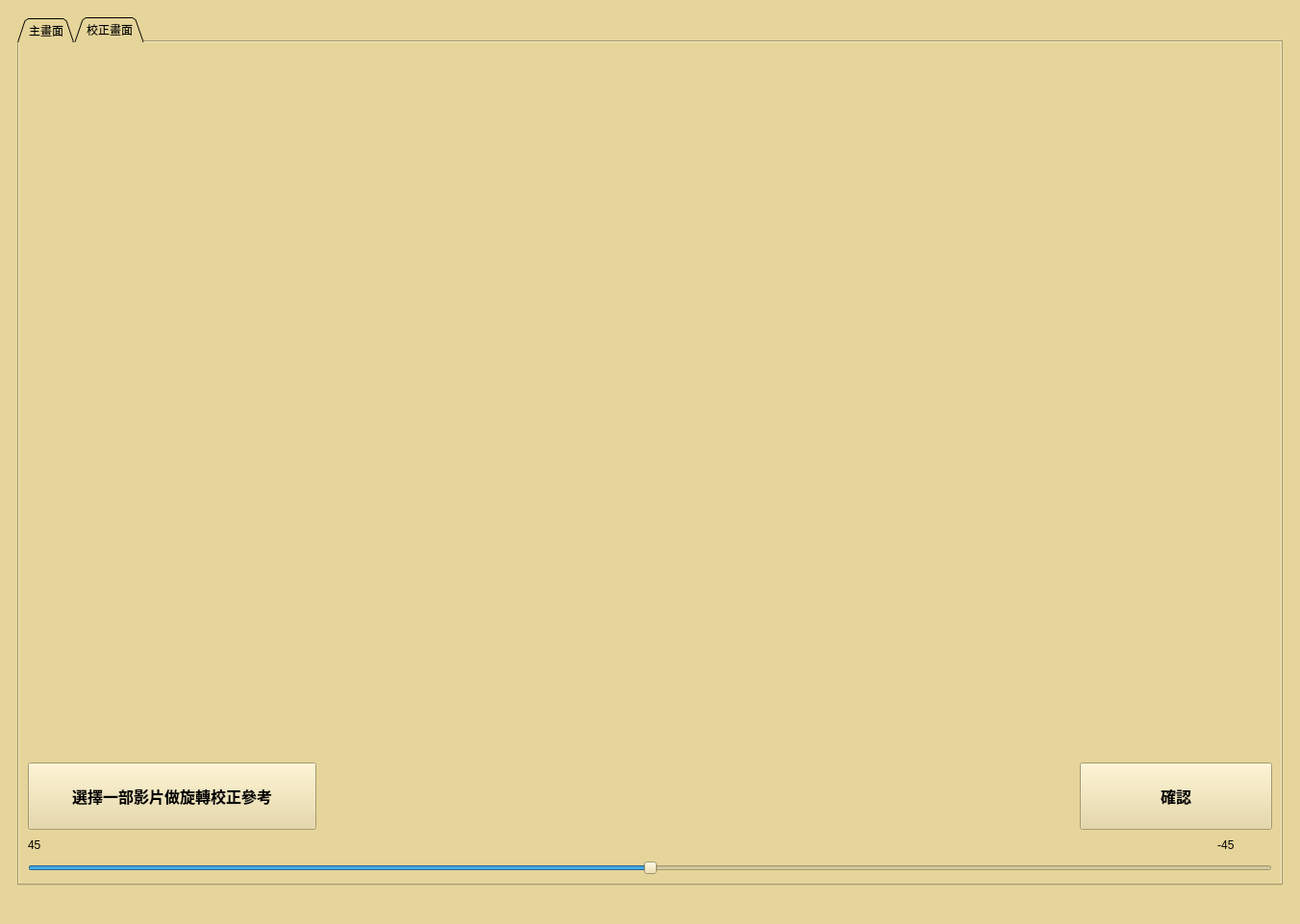
<?xml version="1.0" encoding="UTF-8"?>
<ui version="4.0">
 <class>MainWindow</class>
 <widget class="QMainWindow" name="MainWindow">
  <property name="geometry">
   <rect>
    <x>0</x>
    <y>0</y>
    <width>1352</width>
    <height>961</height>
   </rect>
  </property>
  <property name="windowTitle">
   <string>交通違規偵測系統</string>
  </property>
  <property name="styleSheet">
   <string notr="true">background-color: rgb(230, 213, 154);</string>
  </property>
  <widget class="QWidget" name="centralwidget">
   <layout class="QGridLayout" name="gridLayout_3">
    <item row="0" column="0">
     <widget class="QWidget" name="widget" native="true">
      <layout class="QGridLayout" name="gridLayout_5">
       <item row="0" column="0">
        <widget class="QTabWidget" name="tabWidget">
         <property name="maximumSize">
          <size>
           <width>16777215</width>
           <height>16777214</height>
          </size>
         </property>
         <property name="layoutDirection">
          <enum>Qt::LeftToRight</enum>
         </property>
         <property name="tabPosition">
          <enum>QTabWidget::North</enum>
         </property>
         <property name="tabShape">
          <enum>QTabWidget::Triangular</enum>
         </property>
         <property name="currentIndex">
          <number>1</number>
         </property>
         <widget class="QWidget" name="widget_2">
          <property name="toolTip">
           <string>&lt;html&gt;&lt;head/&gt;&lt;body&gt;&lt;p&gt;主畫面&lt;/p&gt;&lt;p&gt;&lt;br/&gt;&lt;/p&gt;&lt;/body&gt;&lt;/html&gt;</string>
          </property>
          <property name="whatsThis">
           <string>&lt;html&gt;&lt;head/&gt;&lt;body&gt;&lt;p&gt;主畫面&lt;/p&gt;&lt;/body&gt;&lt;/html&gt;</string>
          </property>
          <property name="styleSheet">
           <string notr="true">主畫面
</string>
          </property>
          <attribute name="title">
           <string>主畫面</string>
          </attribute>
          <layout class="QGridLayout" name="gridLayout_4">
           <item row="3" column="2">
            <widget class="QLabel" name="label_videoframe">
             <property name="minimumSize">
              <size>
               <width>640</width>
               <height>480</height>
              </size>
             </property>
             <property name="styleSheet">
              <string notr="true">font: 14pt &quot;標楷體&quot;;
background-color: rgb(240,240,240);</string>
             </property>
             <property name="text">
              <string/>
             </property>
            </widget>
           </item>
           <item row="7" column="0" colspan="2">
            <widget class="QLabel" name="FileInFiles">
             <property name="maximumSize">
              <size>
               <width>16777215</width>
               <height>20</height>
              </size>
             </property>
             <property name="styleSheet">
              <string notr="true">font: 75 12pt &quot;Yu Gothic&quot; bold;
</string>
             </property>
             <property name="text">
              <string/>
             </property>
            </widget>
           </item>
           <item row="3" column="1">
            <spacer name="horizontalSpacer">
             <property name="orientation">
              <enum>Qt::Horizontal</enum>
             </property>
             <property name="sizeHint" stdset="0">
              <size>
               <width>40</width>
               <height>20</height>
              </size>
             </property>
            </spacer>
           </item>
           <item row="4" column="2">
            <spacer name="verticalSpacer">
             <property name="orientation">
              <enum>Qt::Vertical</enum>
             </property>
             <property name="sizeHint" stdset="0">
              <size>
               <width>20</width>
               <height>40</height>
              </size>
             </property>
            </spacer>
           </item>
           <item row="3" column="3">
            <spacer name="horizontalSpacer_3">
             <property name="orientation">
              <enum>Qt::Horizontal</enum>
             </property>
             <property name="sizeHint" stdset="0">
              <size>
               <width>40</width>
               <height>20</height>
              </size>
             </property>
            </spacer>
           </item>
           <item row="2" column="2">
            <spacer name="verticalSpacer_2">
             <property name="orientation">
              <enum>Qt::Vertical</enum>
             </property>
             <property name="sizeHint" stdset="0">
              <size>
               <width>20</width>
               <height>40</height>
              </size>
             </property>
            </spacer>
           </item>
           <item row="0" column="0" rowspan="7">
            <layout class="QGridLayout" name="gridLayout" rowstretch="100,0,0,0,0" columnstretch="0">
             <property name="topMargin">
              <number>0</number>
             </property>
             <property name="bottomMargin">
              <number>0</number>
             </property>
             <property name="verticalSpacing">
              <number>7</number>
             </property>
             <item row="0" column="0">
              <widget class="QPushButton" name="ReadFileButton">
               <property name="minimumSize">
                <size>
                 <width>241</width>
                 <height>50</height>
                </size>
               </property>
               <property name="maximumSize">
                <size>
                 <width>150</width>
                 <height>50</height>
                </size>
               </property>
               <property name="font">
                <font>
                 <family>Yu Gothic</family>
                 <pointsize>12</pointsize>
                 <weight>75</weight>
                 <bold>true</bold>
                </font>
               </property>
               <property name="styleSheet">
                <string notr="true">color: rgb(255, 255, 255);
border: 2px groove gray;border-style: outset;
background-color: rgb(119, 54, 131);</string>
               </property>
               <property name="text">
                <string>選取要偵測的影片</string>
               </property>
              </widget>
             </item>
             <item row="3" column="0">
              <widget class="QPushButton" name="RedlightViolation">
               <property name="minimumSize">
                <size>
                 <width>241</width>
                 <height>50</height>
                </size>
               </property>
               <property name="maximumSize">
                <size>
                 <width>150</width>
                 <height>50</height>
                </size>
               </property>
               <property name="font">
                <font>
                 <family>Yu Gothic</family>
                 <pointsize>12</pointsize>
                 <weight>75</weight>
                 <italic>false</italic>
                 <bold>true</bold>
                </font>
               </property>
               <property name="styleSheet">
                <string notr="true">color: rgb(255, 255, 255);

background-color: rgb(119, 54, 131);</string>
               </property>
               <property name="text">
                <string>闖紅燈偵測</string>
               </property>
              </widget>
             </item>
             <item row="1" column="0">
              <widget class="QPushButton" name="ReadFolderButtom">
               <property name="minimumSize">
                <size>
                 <width>241</width>
                 <height>50</height>
                </size>
               </property>
               <property name="maximumSize">
                <size>
                 <width>200</width>
                 <height>50</height>
                </size>
               </property>
               <property name="font">
                <font>
                 <family>Yu Gothic</family>
                 <pointsize>12</pointsize>
                 <weight>75</weight>
                 <italic>false</italic>
                 <bold>true</bold>
                </font>
               </property>
               <property name="styleSheet">
                <string notr="true">color: rgb(255, 255, 255);

background-color: rgb(119, 54, 131);</string>
               </property>
               <property name="text">
                <string>選擇要輸出的路徑</string>
               </property>
              </widget>
             </item>
             <item row="4" column="0">
              <widget class="QPushButton" name="zebra">
               <property name="minimumSize">
                <size>
                 <width>241</width>
                 <height>50</height>
                </size>
               </property>
               <property name="maximumSize">
                <size>
                 <width>150</width>
                 <height>50</height>
                </size>
               </property>
               <property name="font">
                <font>
                 <family>Yu Gothic</family>
                 <pointsize>12</pointsize>
                 <weight>75</weight>
                 <bold>true</bold>
                </font>
               </property>
               <property name="styleSheet">
                <string notr="true">color: rgb(255, 255, 255);

background-color: rgb(119, 54, 131);</string>
               </property>
               <property name="text">
                <string>車輛不禮讓行人偵測</string>
               </property>
              </widget>
             </item>
             <item row="2" column="0">
              <widget class="QComboBox" name="comboBox">
               <property name="minimumSize">
                <size>
                 <width>241</width>
                 <height>50</height>
                </size>
               </property>
               <property name="maximumSize">
                <size>
                 <width>150</width>
                 <height>50</height>
                </size>
               </property>
               <property name="font">
                <font>
                 <family>Yu Gothic</family>
                 <pointsize>12</pointsize>
                 <weight>75</weight>
                 <bold>true</bold>
                </font>
               </property>
               <property name="whatsThis">
                <string>&lt;html&gt;&lt;head/&gt;&lt;body&gt;&lt;p&gt;yolov8&lt;/p&gt;&lt;/body&gt;&lt;/html&gt;</string>
               </property>
               <property name="styleSheet">
                <string notr="true">color: rgb(255, 255, 255);

background-color: rgb(119, 54, 131);</string>
               </property>
               <property name="currentText">
                <string>yolov8s(快，不準確)</string>
               </property>
               <item>
                <property name="text">
                 <string>yolov8s(快，不準確)</string>
                </property>
               </item>
               <item>
                <property name="text">
                 <string>yolov8l</string>
                </property>
               </item>
               <item>
                <property name="text">
                 <string>yolov8x6(慢，準確)</string>
                </property>
               </item>
              </widget>
             </item>
            </layout>
           </item>
           <item row="3" column="4">
            <widget class="Line" name="line">
             <property name="orientation">
              <enum>Qt::Horizontal</enum>
             </property>
            </widget>
           </item>
           <item row="1" column="1" colspan="2">
            <widget class="QLabel" name="ShowFilePath">
             <property name="enabled">
              <bool>true</bool>
             </property>
             <property name="maximumSize">
              <size>
               <width>1920</width>
               <height>25</height>
              </size>
             </property>
             <property name="font">
              <font>
               <family>Yu Gothic 12</family>
               <pointsize>12</pointsize>
               <weight>9</weight>
               <italic>false</italic>
               <bold>false</bold>
              </font>
             </property>
             <property name="styleSheet">
              <string notr="true">font: 75 12pt &quot;Yu Gothic&quot; bold;
</string>
             </property>
             <property name="text">
              <string/>
             </property>
            </widget>
           </item>
           <item row="9" column="0" colspan="2">
            <widget class="QLabel" name="background">
             <property name="text">
              <string/>
             </property>
            </widget>
           </item>
           <item row="8" column="0" colspan="4">
            <layout class="QGridLayout" name="gridLayout_2" columnstretch="100,0,0,0,0">
             <property name="topMargin">
              <number>0</number>
             </property>
             <property name="rightMargin">
              <number>0</number>
             </property>
             <item row="2" column="4">
              <widget class="QPushButton" name="button_pause">
               <property name="minimumSize">
                <size>
                 <width>100</width>
                 <height>60</height>
                </size>
               </property>
               <property name="maximumSize">
                <size>
                 <width>100</width>
                 <height>50</height>
                </size>
               </property>
               <property name="styleSheet">
                <string notr="true">color: rgb(255, 255, 255);

background-color: rgb(224, 173, 119);</string>
               </property>
               <property name="text">
                <string/>
               </property>
              </widget>
             </item>
             <item row="2" column="2">
              <widget class="QPushButton" name="button_play">
               <property name="minimumSize">
                <size>
                 <width>100</width>
                 <height>60</height>
                </size>
               </property>
               <property name="maximumSize">
                <size>
                 <width>100</width>
                 <height>50</height>
                </size>
               </property>
               <property name="styleSheet">
                <string notr="true">color: rgb(255, 255, 255);

background-color: rgb(224, 173, 119);</string>
               </property>
               <property name="text">
                <string/>
               </property>
              </widget>
             </item>
             <item row="1" column="0">
              <widget class="QLabel" name="label_2">
               <property name="maximumSize">
                <size>
                 <width>200</width>
                 <height>50</height>
                </size>
               </property>
               <property name="styleSheet">
                <string notr="true">font: 75 12pt &quot;Yu Gothic&quot; bold;
</string>
               </property>
               <property name="text">
                <string>所有影片進度</string>
               </property>
              </widget>
             </item>
             <item row="1" column="1" colspan="4">
              <widget class="QProgressBar" name="MultiVideoProgessBar">
               <property name="maximumSize">
                <size>
                 <width>20000</width>
                 <height>25</height>
                </size>
               </property>
               <property name="value">
                <number>24</number>
               </property>
              </widget>
             </item>
             <item row="2" column="3">
              <widget class="QSlider" name="slider_videoframe">
               <property name="maximumSize">
                <size>
                 <width>20000</width>
                 <height>25</height>
                </size>
               </property>
               <property name="orientation">
                <enum>Qt::Horizontal</enum>
               </property>
              </widget>
             </item>
             <item row="0" column="1" colspan="4">
              <widget class="QProgressBar" name="SingleVideoProgressBar">
               <property name="maximumSize">
                <size>
                 <width>20000</width>
                 <height>25</height>
                </size>
               </property>
               <property name="value">
                <number>24</number>
               </property>
              </widget>
             </item>
             <item row="2" column="0">
              <widget class="QPushButton" name="button_stop">
               <property name="minimumSize">
                <size>
                 <width>100</width>
                 <height>60</height>
                </size>
               </property>
               <property name="maximumSize">
                <size>
                 <width>100</width>
                 <height>50</height>
                </size>
               </property>
               <property name="styleSheet">
                <string notr="true">color: rgb(255, 255, 255);

background-color: rgb(224, 173, 119);</string>
               </property>
               <property name="text">
                <string/>
               </property>
              </widget>
             </item>
             <item row="0" column="0">
              <widget class="QLabel" name="label">
               <property name="maximumSize">
                <size>
                 <width>200</width>
                 <height>50</height>
                </size>
               </property>
               <property name="styleSheet">
                <string notr="true">font: 75 12pt &quot;Yu Gothic&quot; bold;
</string>
               </property>
               <property name="text">
                <string>當前影片進度</string>
               </property>
              </widget>
             </item>
            </layout>
           </item>
          </layout>
         </widget>
         <widget class="QWidget" name="tab_2">
          <attribute name="title">
           <string>校正畫面</string>
          </attribute>
          <layout class="QGridLayout" name="gridLayout_6">
           <item row="1" column="0">
            <widget class="QPushButton" name="rotate_screen_bottum">
             <property name="sizePolicy">
              <sizepolicy hsizetype="Minimum" vsizetype="Fixed">
               <horstretch>10</horstretch>
               <verstretch>10</verstretch>
              </sizepolicy>
             </property>
             <property name="minimumSize">
              <size>
               <width>300</width>
               <height>70</height>
              </size>
             </property>
             <property name="maximumSize">
              <size>
               <width>300</width>
               <height>70</height>
              </size>
             </property>
             <property name="font">
              <font>
               <family>Yu Gothic</family>
               <pointsize>12</pointsize>
               <weight>75</weight>
               <bold>true</bold>
              </font>
             </property>
             <property name="layoutDirection">
              <enum>Qt::LeftToRight</enum>
             </property>
             <property name="text">
              <string>選擇一部影片做旋轉校正參考</string>
             </property>
            </widget>
           </item>
           <item row="4" column="0">
            <widget class="QLabel" name="label_3">
             <property name="maximumSize">
              <size>
               <width>50</width>
               <height>20</height>
              </size>
             </property>
             <property name="text">
              <string>45</string>
             </property>
            </widget>
           </item>
           <item row="4" column="2">
            <widget class="QLabel" name="label_4">
             <property name="maximumSize">
              <size>
               <width>500</width>
               <height>20</height>
              </size>
             </property>
             <property name="text">
              <string>                                           -45</string>
             </property>
            </widget>
           </item>
           <item row="5" column="0" colspan="3">
            <widget class="QSlider" name="rotate_screen_slider">
             <property name="minimum">
              <number>-90</number>
             </property>
             <property name="maximum">
              <number>0</number>
             </property>
             <property name="value">
              <number>-45</number>
             </property>
             <property name="sliderPosition">
              <number>-45</number>
             </property>
             <property name="orientation">
              <enum>Qt::Horizontal</enum>
             </property>
            </widget>
           </item>
           <item row="1" column="2">
            <widget class="QPushButton" name="rotate_confirm">
             <property name="minimumSize">
              <size>
               <width>200</width>
               <height>70</height>
              </size>
             </property>
             <property name="maximumSize">
              <size>
               <width>300</width>
               <height>70</height>
              </size>
             </property>
             <property name="font">
              <font>
               <family>Yu Gothic</family>
               <pointsize>12</pointsize>
               <weight>75</weight>
               <bold>true</bold>
              </font>
             </property>
             <property name="text">
              <string>確認</string>
             </property>
            </widget>
           </item>
           <item row="0" column="0" colspan="3">
            <widget class="QLabel" name="rotate_screen">
             <property name="minimumSize">
              <size>
               <width>1280</width>
               <height>720</height>
              </size>
             </property>
             <property name="text">
              <string/>
             </property>
            </widget>
           </item>
           <item row="1" column="1">
            <spacer name="horizontalSpacer_2">
             <property name="orientation">
              <enum>Qt::Horizontal</enum>
             </property>
             <property name="sizeHint" stdset="0">
              <size>
               <width>40</width>
               <height>20</height>
              </size>
             </property>
            </spacer>
           </item>
          </layout>
         </widget>
        </widget>
       </item>
      </layout>
     </widget>
    </item>
   </layout>
  </widget>
  <widget class="QStatusBar" name="statusbar"/>
 </widget>
 <resources/>
 <connections/>
</ui>
